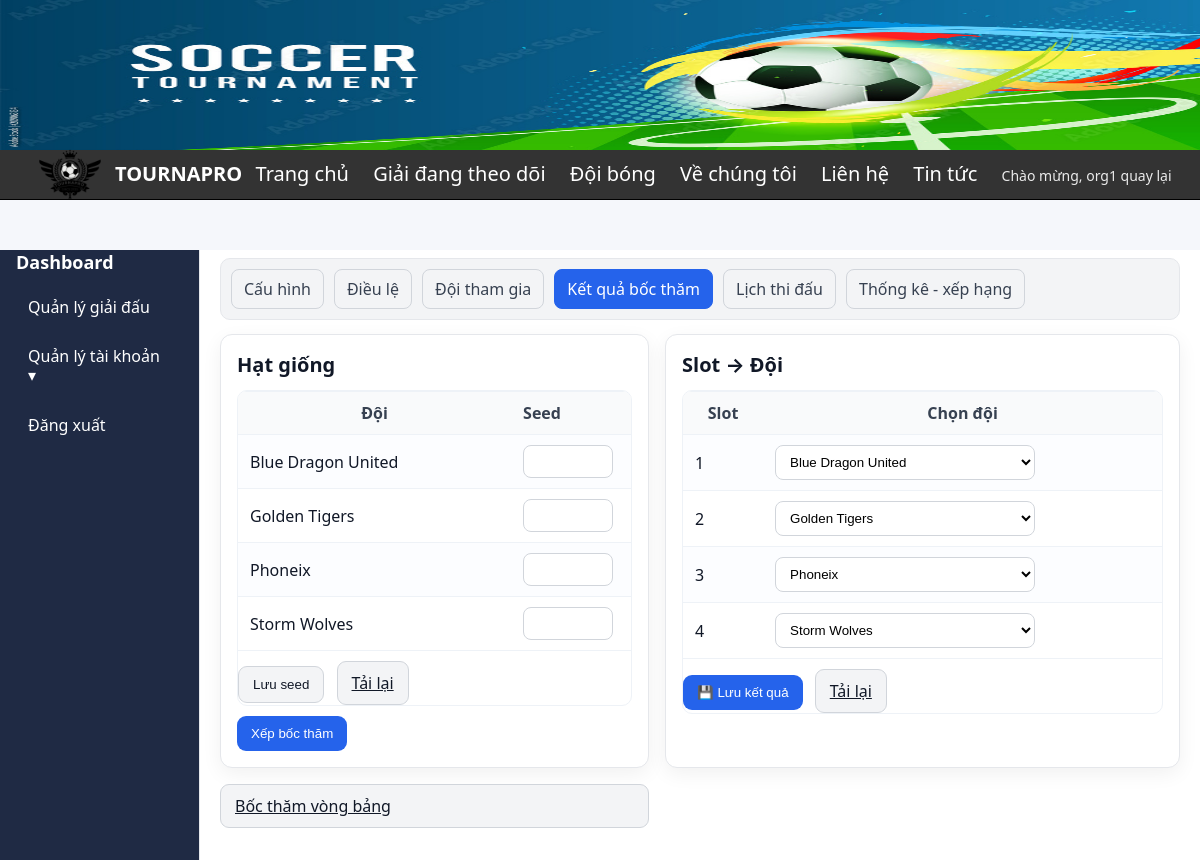
Page /dashboard.php?page=draw&id_tourna=27&team_count=4 (signed in) on the committed database.
### tables this page shows
CREATE TABLE `tournament_team` (
  `id_tournateam` int(11) NOT NULL,
  `id_tourna` int(11) NOT NULL,
  `id_team` int(11) NOT NULL,
  `seed` tinyint(3) UNSIGNED DEFAULT NULL,
  `status` enum('pending','approved','rejected') DEFAULT 'pending',
  `reg_source` enum('org','online') NOT NULL DEFAULT 'org',
  `reg_status` enum('pending','approved','rejected') NOT NULL DEFAULT 'pending',
  `registered_at` datetime NOT NULL DEFAULT current_timestamp(),
  `approved_by` int(11) DEFAULT NULL,
  `approved_at` datetime DEFAULT NULL
);

CREATE TABLE `team` (
  `id_team` int(11) NOT NULL,
  `teamName` varchar(250) NOT NULL,
  `logo` varchar(200) NOT NULL,
  `teamMember_count` int(11) NOT NULL,
  `id_user` bigint(20) UNSIGNED NOT NULL,
  `status` tinyint(1) NOT NULL DEFAULT 1
);

CREATE TABLE `draw_slot` (
  `id_slot` int(11) NOT NULL,
  `id_tourna` int(11) NOT NULL,
  `slot_no` int(11) NOT NULL,
  `id_team` int(11) DEFAULT NULL
);

### control/controldraw.php (called while the page is built, shortened)
<?php
require_once __DIR__ . '/../model/modeltourna.php';
require_once __DIR__ . '/../model/modeldraw.php';
class cDraw {
  public function screen(int $idTourna) {
    $md = new mDraw();
    $mt = new mTourna();
    $teamCount = (int)$mt->getTeamCount($idTourna);
    if ($teamCount > 0) $md->ensureSlots($idTourna, $teamCount);
    $slots    = $md->loadSlots($idTourna);
    $approved = (new mTourna())->selectApprovedTeams($idTourna);
    $tourna   = $mt->getById($idTourna);
    include __DIR__ . '/../view/draw_result.php';
  }
}

### model/modeltourna.php (called while the page is built, shortened)
<?php
class mTourna {
public function getTeamCount(int $idTourna): int {
    $p = new mConnect(); $c = $p->moKetNoi();
    $sql = "SELECT team_count FROM tournament WHERE idtourna = ?";
    $stm = mysqli_prepare($c, $sql);
    mysqli_stmt_bind_param($stm, "i", $idTourna);
    mysqli_stmt_execute($stm);
    $res = mysqli_stmt_get_result($stm);
    $val = 0;
    if ($res) {
        $row = $res->fetch_assoc();
        if (is_array($row) && isset($row['team_count'])) {
            $val = (int)$row['team_count'];
        }
    }
    return $val;
}
public function selectApprovedTeams(int $idTourna) {
    $c = (new mConnect())->moKetNoi();
    $sql = "SELECT tt.id_tournateam, tm.id_team, tm.teamName, tm.logo,tt.seed
            FROM tournament_team tt
            JOIN team tm ON tt.id_team = tm.id_team
            WHERE tt.id_tourna = ? AND tt.reg_status = 'approved'
            ORDER BY tm.teamName";
    $st = $c->prepare($sql);
    $st->bind_param('i', $idTourna);
    $st->execute();
    $rs = $st->get_result();
    $rows = [];
    while ($r = $rs->fetch_assoc()) $rows[] = $r;
    return $rows;
}
}
?>

### model/modeldraw.php (called while the page is built, shortened)
<?php
class mDraw {
  public function loadSlots($idTourna){
    $p=new mconnect(); $c=$p->moketnoi(); $rows=[];
    if($c){
      $sql="SELECT s.slot_no,s.id_team,t.teamName
            FROM draw_slot s LEFT JOIN team t ON s.id_team=t.id_team
            WHERE s.id_tourna=? ORDER BY s.slot_no";
      $stm=mysqli_prepare($c,$sql); mysqli_stmt_bind_param($stm,"i",$idTourna);
      mysqli_stmt_execute($stm); $res=mysqli_stmt_get_result($stm);
      while($r=$res->fetch_assoc()) $rows[]=$r;
    }
    return $rows;
  }
}
?>

### view/draw_result.php (the view, shortened to what this page needs)
<?php
$id_tourna = isset($id_tourna) ? (int)$id_tourna
           : (isset($idTourna)  ? (int)$idTourna
           : (isset($_GET['id_tourna']) ? (int)$_GET['id_tourna']
           : (isset($_GET['id']) ? (int)$_GET['id'] : 0)));
$teamCount = isset($teamCount) ? (int)$teamCount
           : (isset($tourna['team_count']) ? (int)$tourna['team_count'] : 0);
$approvedTeams = [];
if (isset($approved)) {
  if ($approved instanceof mysqli_result) {
    while ($r = $approved->fetch_assoc()) $approvedTeams[] = $r;
  } elseif (is_array($approved)) {
    $approvedTeams = $approved;
  }
}
?>
<div class="nav">
  <a href="dashboard.php?page=update_tourna&id=<?= $id_tourna ?>">Cấu hình</a>
  <a href="dashboard.php?page=regulation&id_tourna=<?php echo $id; ?>">Điều lệ</a>
  <a href="dashboard.php?page=addteam&id=<?= $id_tourna ?>">Đội tham gia</a>
  <a class="active" href="dashboard.php?page=draw&id_tourna=<?= $id_tourna ?>">Kết quả bốc thăm</a>
  <a href="dashboard.php?page=schedule&id=<?= $id_tourna ?>">Lịch thi đấu</a>
  <a href="dashboard.php?page=rank&id_tourna=<?= $id_tourna ?>">Thống kê - xếp hạng</a>
</div>
<div class="draw-grid">
  <div class="card">
    <h3>Hạt giống</h3>
    <div class="table-wrap">
      <form method="post" action="dashboard.php?page=draw_save_seed&id_tourna=<?= (int)$id_tourna ?>">
        <table class="table">
          <thead><tr><th>Đội</th><th style="width:120px;text-align:left">Seed</th></tr></thead>
          <tbody>
          <?php if (empty($approvedTeams)): ?>
            <tr><td colspan="2"><em>Chưa có đội đã duyệt.</em></td></tr>
          <?php else: foreach ($approvedTeams as $t): ?>
            <tr>
              <td><?= htmlspecialchars($t['teamName'] ?? '') ?></td>
              <td>
                <input class="input" type="number" min="1"
                       name="seed[<?= (int)($t['id_team'] ?? 0) ?>]"
                       value="<?= htmlspecialchars($t['seed'] ?? '') ?>">
              </td>
            </tr>
          <?php endforeach; endif; ?>
          </tbody>
        </table>
        <div class="actions">
          <button type="submit" class="btn btn-ghost"> Lưu seed</button>
          <a class="btn btn-ghost"
             href="dashboard.php?page=draw&id_tourna=<?= (int)$id_tourna ?>">Tải lại</a>
        </div>
      </form>
    </div>
    <form method="post" action="dashboard.php?page=draw_place_seeded&id_tourna=<?= (int)$id_tourna ?>" class="actions">
      <button type="submit" class="btn btn-primary"> Xếp bốc thăm </button>
    </form>
  </div>
  <div class="card">
    <h3>Slot → Đội</h3>
    <div class="table-wrap">
      <form method="post" action="dashboard.php?page=draw&id_tourna=<?= (int)$id_tourna ?>">
        <table class="table">
          <thead>
            <tr><th style="width:80px">Slot</th><th>Chọn đội</th></tr>
          </thead>
          <tbody>
          <?php
          $usedTeams = [];
          if (!empty($slots)) {
            foreach ($slots as $r) if (!empty($r['id_team'])) $usedTeams[(int)$r['id_team']] = true;
          }
          if (!empty($slots)):
            foreach ($slots as $row):
              $slotNo = (int)($row['slot_no'] ?? 0);
              $current = isset($row['id_team']) ? (int)$row['id_team'] : null;
          ?>
            <tr>
              <td><?= $slotNo ?></td>
              <td>
                <select name="slot_<?= $slotNo ?>" class="select">
                  <?php foreach ($approvedTeams as $t):
                    $tid = (int)($t['id_team'] ?? 0);
                    $selected = ($current === $tid);
                    $disabled = (!empty($usedTeams[$tid]) && !$selected);
                  ?>
                    <option value="<?= $tid ?>"
                            <?= $selected ? 'selected' : '' ?>
                            <?= $disabled ? 'disabled' : '' ?>>
                      <?= htmlspecialchars($t['teamName'] ?? '') ?>
                    </option>
                  <?php endforeach; ?>
                </select>
              </td>
            </tr>
          <?php
            endforeach;
          else:
          ?>
            <tr><td colspan="2"><em>Chưa có slot. Kiểm tra lại cấu hình số đội.</em></td></tr>
          <?php endif; ?>
          </tbody>
        </table>
        <div class="actions">
          <button type="submit" class="btn btn-primary">💾 Lưu kết quả</button>
          <a class="btn btn-ghost"
             href="dashboard.php?page=draw&id_tourna=<?= (int)$id_tourna ?>">Tải lại</a>
        </div>
      </form>
    </div>
  </div>
<a class="btn btn-ghost"
   href="dashboard.php?page=draw_group&id_tourna=<?= (int)$id_tourna ?>&team_count=<?= (int)$teamCount ?>">
  Bốc thăm vòng bảng
</a>
</div>

### dashboard.php (style rules this page uses)
* { box-sizing: border-box; margin: 0; padding: 0; }
:root { --bg: #f6f7fb; --card: #ffffff; --text: #1f2937; --muted: #6b7280; --primary: #2563eb; --sidebar-w: 200px; --radius: 14px; --shadow: 0 8px 20px rgba(0,0,0,.06); --sidebar-w: 200px; --radius: 12px; }
html, body { height: 100%; }
body { background: var(--bg); color: var(--text); font-family: system-ui, -apple-system, "Segoe UI", Roboto, Inter, Arial, sans-serif; }
body { overflow-x:hidden; }

### view/draw_result.php (style rules this page uses)
:root { --card:#fff; --line:#e5e7eb; --muted:#6b7280; --text:#111827; --bg:#f5f7fb; --primary:#2563eb; --radius:12px; --shadow:0 6px 20px rgba(0,0,0,.06); }
.nav { display:flex;gap:10px;padding:10px;background:#f3f4f6;border:1px solid var(--line);border-radius:10px;margin-bottom:14px }
.nav a { display:inline-block;text-decoration:none;color:#374151;padding:8px 12px;border:1px solid #d1d5db;border-radius:8px }
.nav a.active { background:var(--primary);color:#fff;border-color:var(--primary) }
.draw-grid { display:grid;grid-template-columns:1fr;gap:16px }
@media (min-width:960px) { .draw-grid { grid-template-columns: 1fr 1.2fr; } }
.card { background:var(--card);border:1px solid var(--line);border-radius:var(--radius);box-shadow:var(--shadow);padding:16px }
.card h3 { margin:0 0 12px 0;font-size:20px;color:var(--text) }
.table { width:100%;border-collapse:separate;border-spacing:0 }
.table th,.table td { padding:10px 12px;border-bottom:1px solid #eef2f7 }
.table thead th { background:#f9fafb;font-weight:600;color:#374151;border-top:1px solid #eef2f7 }
.table tbody tr:nth-child(odd) { background:#fcfdff }
.table-wrap { overflow-x:auto;border-radius:10px;border:1px solid #eef2f7 }
.select { min-width:260px;padding:8px 10px;border:1px solid #d1d5db;border-radius:8px;background:#fff }
.input { width:90px;padding:8px 10px;border:1px solid #d1d5db;border-radius:8px }
.btn { display:inline-block;border:none;border-radius:9px;padding:10px 14px;cursor:pointer }
.btn-primary { background:var(--primary);color:#fff }
.btn-ghost { background:#f3f4f6;color:#111827;border:1px solid #d1d5db }
.btn + .btn { margin-left:8px }
.actions { margin-top:10px }

### rows in the picture
tournament_team: id_team.teamName "Blue Dragon United"
tournament_team: id_team.teamName "Golden Tigers"
tournament_team: id_team.teamName "Phoneix"
tournament_team: id_team.teamName "Storm Wolves"
draw_slot: slot_no "1", id_team+slot_no "Blue Dragon United"
draw_slot: slot_no "2", id_team+slot_no "Golden Tigers"
draw_slot: slot_no "3", id_team+slot_no "Phoneix"
draw_slot: slot_no "4", id_team+slot_no "Storm Wolves"

### other values in the picture
$username "org1"
